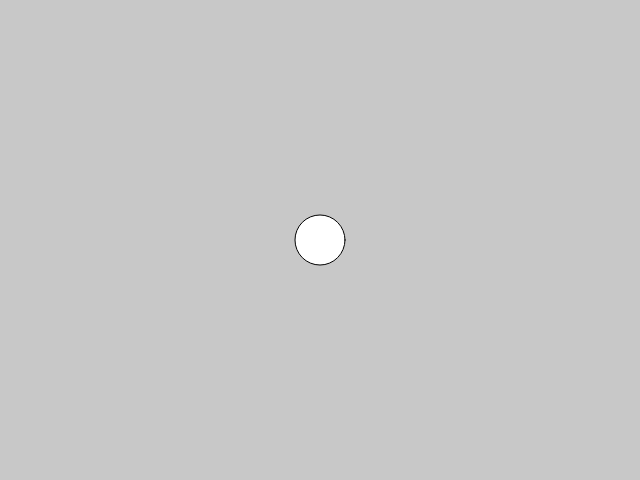
Frame 1 (no input)
Frame 60 (no input): identical to frame 1, image omitted
Frame 120 (the mouse pressed at the canvas centre since frame 60): identical to frame 1, image omitted

The p5.js sketch that drew this single still picture (run headless with seeded random() and noise() and a simulated clock; from frame 60 on, the mouse is pressed at the canvas centre):

// p5.js sketch
// ── sketch.js

function setup() {
  createCanvas(640, 480);
}

function draw() {
  background(200);
  ellipse(width/2, height/2, 50); 
}
